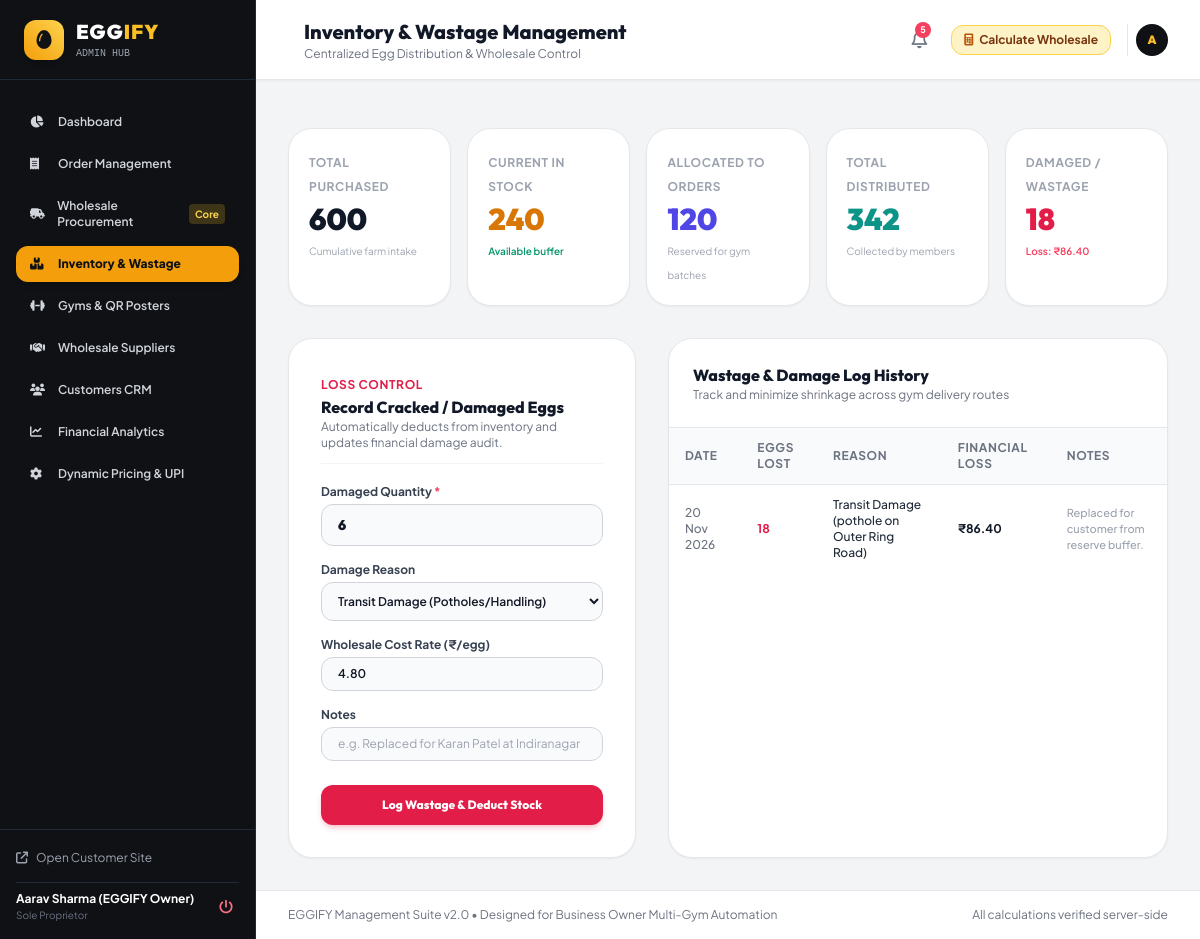
Page /admin/inventory (signed in) on the committed database.
### models.py (models this page shows)
class Inventory(db.Model):
    __tablename__ = 'inventory'
    id = db.Column(db.Integer, primary_key=True)
    total_purchased = db.Column(db.Integer, default=0)
    current_stock = db.Column(db.Integer, default=0) # Available in warehouse/holding
    allocated_stock = db.Column(db.Integer, default=0) # Reserved for confirmed orders
    damaged_stock = db.Column(db.Integer, default=0) # Wastage/broken
    total_distributed = db.Column(db.Integer, default=0) # Successfully handed to customers
    last_updated = db.Column(db.DateTime, default=utcnow, onupdate=utcnow)

class WastageLog(db.Model):
    __tablename__ = 'wastage_logs'
    id = db.Column(db.Integer, primary_key=True)
    quantity = db.Column(db.Integer, nullable=False)
    cost_per_egg = db.Column(db.Float, nullable=False, default=4.80)
    total_loss = db.Column(db.Float, nullable=False)
    reason = db.Column(db.String(100), nullable=False) # 'Transit Damage', 'Spoiled/Cracked', 'Handling'
    notes = db.Column(db.Text, nullable=True)
    logged_at = db.Column(db.DateTime, default=utcnow)

### routes/admin.py (the view)
@admin_bp.route('/inventory')
@admin_required
def inventory():
    inv = get_or_create_inventory()
    wastage_logs = WastageLog.query.order_by(WastageLog.logged_at.desc()).limit(20).all()
    batches = PurchaseBatch.query.order_by(PurchaseBatch.created_at.desc()).limit(10).all()
    total_wastage_loss = sum(w.total_loss for w in WastageLog.query.all())
    return render_template(
        'admin/inventory.html',
        inv=inv,
        wastage_logs=wastage_logs,
        batches=batches,
        total_wastage_loss=total_wastage_loss
    )

### routes/admin.py (called while the page is built)
def admin_required(f):
    @wraps(f)
    def decorated_function(*args, **kwargs):
        if not session.get('admin_id'):
            flash("Please log in to access the admin dashboard.", "warning")
            return redirect(url_for('admin.login', next=request.url))
        return f(*args, **kwargs)
    return decorated_function

### services/inventory.py (called while the page is built, shortened)
def get_or_create_inventory():
    inv = Inventory.query.first()
    return inv

### templates/admin/inventory.html (shortened to what this page needs)
{% extends 'admin/layout.html' %}
{% block page_title %}Inventory & Wastage Management{% endblock %}
{% block content %}
<div class="space-y-8">
    <div class="grid grid-cols-2 lg:grid-cols-5 gap-4">
        <div class="bg-white p-5 rounded-3xl border border-gray-200 shadow-sm space-y-1">
            <span class="text-xs font-bold text-gray-400 uppercase tracking-wider">Total Purchased</span>
            <h3 class="text-2xl sm:text-3xl font-black font-outfit text-gray-900">{{ inv.total_purchased }}</h3>
            <span class="text-[10px] text-gray-400">Cumulative farm intake</span>
        </div>
        <div class="bg-white p-5 rounded-3xl border border-gray-200 shadow-sm space-y-1">
            <span class="text-xs font-bold text-gray-400 uppercase tracking-wider">Current In Stock</span>
            <h3 class="text-2xl sm:text-3xl font-black font-outfit text-amber-600">{{ inv.current_stock }}</h3>
            <span class="text-[10px] text-emerald-600 font-semibold">Available buffer</span>
        </div>
        <div class="bg-white p-5 rounded-3xl border border-gray-200 shadow-sm space-y-1">
            <span class="text-xs font-bold text-gray-400 uppercase tracking-wider">Allocated to Orders</span>
            <h3 class="text-2xl sm:text-3xl font-black font-outfit text-indigo-600">{{ inv.allocated_stock }}</h3>
            <span class="text-[10px] text-gray-400">Reserved for gym batches</span>
        </div>
        <div class="bg-white p-5 rounded-3xl border border-gray-200 shadow-sm space-y-1">
            <span class="text-xs font-bold text-gray-400 uppercase tracking-wider">Total Distributed</span>
            <h3 class="text-2xl sm:text-3xl font-black font-outfit text-teal-600">{{ inv.total_distributed }}</h3>
            <span class="text-[10px] text-gray-400">Collected by members</span>
        </div>
        <div class="bg-white p-5 rounded-3xl border border-gray-200 shadow-sm space-y-1 col-span-2 lg:col-span-1">
            <span class="text-xs font-bold text-gray-400 uppercase tracking-wider">Damaged / Wastage</span>
            <h3 class="text-2xl sm:text-3xl font-black font-outfit text-rose-600">{{ inv.damaged_stock }}</h3>
            <span class="text-[10px] text-rose-500 font-semibold">Loss: ₹{{ "%.2f"|format(total_wastage_loss) }}</span>
        </div>
    </div>
    <div class="grid grid-cols-1 lg:grid-cols-12 gap-8">
        <div class="lg:col-span-5 bg-white rounded-3xl border border-gray-200 p-6 sm:p-8 shadow-sm space-y-5">
            <div class="border-b border-gray-100 pb-3">
                <span class="text-xs font-bold text-rose-600 uppercase tracking-wider">Loss Control</span>
                <h3 class="text-base font-extrabold font-outfit text-gray-900">Record Cracked / Damaged Eggs</h3>
                <p class="text-xs text-gray-500">Automatically deducts from inventory and updates financial damage audit.</p>
            </div>
            <form action="{{ url_for('admin.log_wastage') }}" method="POST" class="space-y-4">
                <div>
                    <label for="wastage_qty" class="block text-xs font-bold text-gray-700 mb-1">Damaged Quantity <span class="text-rose-500">*</span></label>
                    <input type="number" name="quantity" id="wastage_qty" min="1" max="150" value="6" class="w-full bg-gray-50 border border-gray-300 rounded-xl px-4 py-2.5 text-sm font-black font-outfit focus:ring-2 focus:ring-rose-500 focus:outline-none" required>
                </div>
                <div>
                    <label for="reason" class="block text-xs font-bold text-gray-700 mb-1">Damage Reason</label>
                    <select name="reason" id="reason" class="w-full bg-gray-50 border border-gray-300 rounded-xl px-3 py-2.5 text-xs font-semibold focus:ring-2 focus:ring-rose-500 focus:outline-none">
                        <option value="Transit Damage (Potholes/Handling)">Transit Damage (Potholes/Handling)</option>
                    </select>
                </div>
                <div>
                    <label for="cost_per_egg" class="block text-xs font-bold text-gray-700 mb-1">Wholesale Cost Rate (₹/egg)</label>
                    <input type="number" step="0.05" name="cost_per_egg" id="cost_per_egg" value="4.80" class="w-full bg-gray-50 border border-gray-300 rounded-xl px-4 py-2 text-xs font-semibold focus:ring-2 focus:ring-rose-500 focus:outline-none" required>
                </div>
                <div>
                    <label for="wastage_notes" class="block text-xs font-bold text-gray-700 mb-1">Notes</label>
                    <input type="text" name="notes" id="wastage_notes" placeholder="e.g. Replaced for Karan Patel at Indiranagar" class="w-full bg-gray-50 border border-gray-300 rounded-xl px-4 py-2 text-xs focus:ring-2 focus:ring-rose-500 focus:outline-none">
                </div>
                <div class="pt-2">
                    <button type="submit" class="w-full py-3 bg-rose-600 hover:bg-rose-700 text-white font-extrabold rounded-xl text-xs transition shadow-md shadow-rose-600/20 font-outfit">
                        Log Wastage & Deduct Stock
                    </button>
                </div>
            </form>
        </div>
        <div class="lg:col-span-7 bg-white rounded-3xl border border-gray-200 shadow-sm overflow-hidden">
            <div class="p-6 border-b border-gray-200">
                <h3 class="text-base font-extrabold font-outfit text-gray-900">Wastage & Damage Log History</h3>
                <p class="text-xs text-gray-500">Track and minimize shrinkage across gym delivery routes</p>
            </div>
            <div class="overflow-x-auto">
                <table class="w-full text-left text-xs">
                    <thead class="bg-gray-50 text-gray-500 font-bold uppercase tracking-wider border-b border-gray-200">
                        <tr>
                            <th class="py-3 px-4">Date</th>
                            <th class="py-3 px-4">Eggs Lost</th>
                            <th class="py-3 px-4">Reason</th>
                            <th class="py-3 px-4">Financial Loss</th>
                            <th class="py-3 px-4">Notes</th>
                        </tr>
                    </thead>
                    <tbody class="divide-y divide-gray-100 font-medium">
                        {% for w in wastage_logs %}
                        <tr class="hover:bg-gray-50 transition">
                            <td class="py-3 px-4 text-gray-500">{{ w.logged_at.strftime('%d %b %Y') }}</td>
                            <td class="py-3 px-4 font-bold text-rose-600">{{ w.quantity }}</td>
                            <td class="py-3 px-4 text-gray-800">{{ w.reason }}</td>
                            <td class="py-3 px-4 font-bold text-gray-900">₹{{ "%.2f"|format(w.total_loss) }}</td>
                            <td class="py-3 px-4 text-gray-400 text-[11px]">{{ w.notes or '-' }}</td>
                        </tr>
                        {% else %}
                        <tr>
                            <td colspan="5" class="py-6 text-center text-gray-400">No damage logs recorded. Stock is 100% intact!</td>
                        </tr>
                        {% endfor %}
                    </tbody>
                </table>
            </div>
        </div>
    </div>
</div>
{% endblock %}

### static/css/custom.css (style rules this page uses)
:root { --egg-gold: #F59E0B; --egg-yellow: #FBBF24; --egg-dark: #0F1115; --egg-dark-card: #181B24; --egg-cream: #FFFDF7; }
body { font-family: 'Plus Jakarta Sans', -apple-system, BlinkMacSystemFont, "Segoe UI", Roboto, sans-serif; -webkit-font-smoothing: antialiased; }
.font-outfit { font-family: 'Outfit', sans-serif; }

### rows in the picture
Inventory: total_purchased "600", current_stock "240", allocated_stock "120", total_distributed "342", damaged_stock "18"
WastageLog: logged_at "20 Nov 2026", quantity "18", reason "Transit Damage (pothole on Outer Ring Road)", total_loss "86.40", notes "Replaced for customer from reserve buffer."

### other values in the picture
{{ session.get('admin_name', 'Business Owner') }} "Aarav Sharma (EGGIFY Owner)"
{{ unread_notifications_count }} "5"
{{ session.get('admin_name', 'A')[0] }} "A"
{{ "%.2f"|format(total_wastage_loss) }} "86.40"
